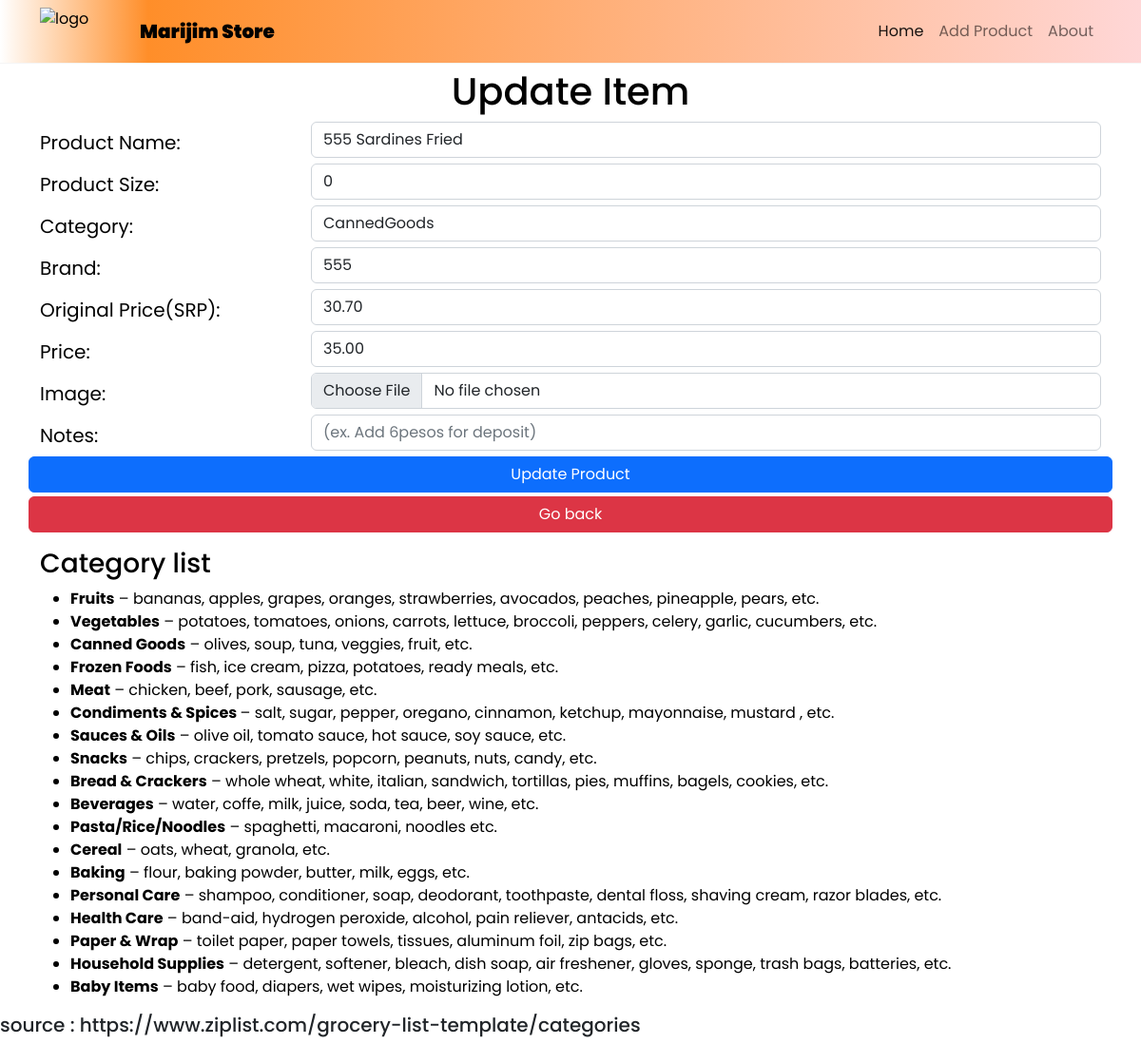
Page /updateproduct.php?productId=435 on the committed database.
### tables this page shows
CREATE TABLE `product` (
  `productId` int(11) NOT NULL,
  `productName` varchar(50) DEFAULT NULL,
  `description` varchar(255) DEFAULT NULL,
  `category` varchar(50) DEFAULT NULL,
  `brand` varchar(255) DEFAULT NULL,
  `notes` varchar(50) DEFAULT NULL,
  `srp` varchar(50) DEFAULT NULL,
  `price` varchar(50) DEFAULT NULL,
  `image` longblob DEFAULT NULL,
  `dateUpdated` timestamp NOT NULL DEFAULT current_timestamp()
);

### updateproduct.php (the view, shortened to what this page needs)
<?php
 include("header.php");
 include("connection.php");
 $selectedProduct = $_GET['productId'];
 $productquery=mysqli_query($con,"SELECT * FROM product WHERE productId= $selectedProduct");
                        while($row=mysqli_fetch_assoc($productquery))
                        {
                          $productName=$row['productName'];
                          $desc=$row['description'];
                          $brand=$row['brand'];
                          $category=$row['category'];
                          $notes=$row['notes'];
                          $srp=$row['srp'];
                          $price=$row['price'];
                         }
  ?>
    <main class="page-header">
        <div class="container py-3">
          <div class="row justify-content-center">
          <h1 class="text-center">Update Item</h1>
          <form  method="POST" action="addproduct.php" enctype="multipart/form-data">
            <div class="form-group row ">
              <label for="prodName" class="col-sm-3 col-form-label">Product Name:</label>
              <div class="col-sm-9">
                <input type="text" class="form-control" id="prodName" name="productName" value="<?=$productName;?>" required>
              </div>
            </div>
          <div class="form-group row ">
              <label for="desc" class="col-sm-3 col-form-label">Product Size:</label>
              <div class="col-sm-9">
                <input type="text" class="form-control" id="desc"  name="description" value="<?= $desc ?>"required>
              </div>
            </div>
            <div class="form-group row ">
              <label for="category" class="col-sm-3 col-form-label">Category:</label>
              <div class="col-sm-9">
                <select class="form-control input-sm" id="category" name="category"  required>
                <option value="CannedGoods" <?php if($category == 'CannedGoods'){ echo ' selected="selected"'; } ?> >CannedGoods</option>
              </select>
              </div>
            </div>
            <div class="form-group row ">
              <label for="BRAND" class="col-sm-3 col-form-label">Brand:</label>
              <div class="col-sm-9">
                <input type="text" class="form-control" id="BRAND" placeholder="Product Brand" name="brand" value="<?= $brand ?>" required>
              </div>
            </div>
            <div class="form-group row ">
              <label for="SRP" class="col-sm-3 col-form-label">Original Price(SRP):</label>
              <div class="col-sm-9">
                <input type="number" step="0.01" class="form-control" id="SRP" placeholder="Suggested Retail Price (ex. 0.00)" name="srp" value="<?= $srp ?>"required>
              </div>
            </div>
            <div class="form-group row ">
              <label for="Price" class="col-sm-3 col-form-label">Price:</label>
              <div class="col-sm-9">
                <input type="number" step="0.01" class="form-control" id="Price" placeholder="Price (ex. 0.00)" name="price" value="<?= $price ?>" required>
              </div>
            </div>
            <div class="form-group row ">
              <label for="Image" class="col-sm-3 col-form-label">Image:</label>
              <div class="col-sm-9">
			        <input  class="form-control" id="Image" name="my_image" type="file" accept='image/jpeg' value="<?= $image ?>" >
              </div>
            </div>
            <div class="form-group row ">
              <label for="Notes" class="col-sm-3 col-form-label">Notes:</label>
              <div class="col-sm-9">
                <input type="text" class="form-control" id="Notes" placeholder="(ex. Add 6pesos for deposit)" name="notes" value="<?= $notes ?>">
              </div>
            </div>
             <div class="form-group row">
              <button type="submit" name="updatebtn" class="btn btn-primary">Update Product</button>
            </div>
            <div class="form-group row mt-1">
            <a href="index.php" class="btn btn-danger">  Go back </a>
            </div>
          </form>
          </div>
        </div>
    </main>
    <div class="container">
        <h3> Category list</h3>
          <ul>
        <li> <strong>Fruits</strong> – bananas, apples, grapes, oranges, strawberries, avocados, peaches, pineapple, pears, etc.</li>
        <li> <strong>Vegetables</strong> – potatoes, tomatoes, onions, carrots, lettuce, broccoli, peppers, celery, garlic, cucumbers, etc.</li>
        <li> <strong>Canned Goods</strong> – olives, soup, tuna, veggies, fruit, etc.</li>
        <li> <strong>Frozen Foods</strong> – fish, ice cream, pizza, potatoes, ready meals, etc.</li>
        <li> <strong>Meat</strong> – chicken, beef, pork, sausage, etc.</li>
        <li> <strong>Condiments &amp; Spices </strong> – salt, sugar, pepper, oregano, cinnamon, ketchup, mayonnaise, mustard , etc.</li>
        <li> <strong>Sauces &amp; Oils</strong> – olive oil, tomato sauce, hot sauce, soy sauce, etc.</li>
        <li> <strong>Snacks</strong> – chips, crackers, pretzels, popcorn, peanuts, nuts, candy, etc.</li>
        <li> <strong>Bread &amp; Crackers</strong> – whole wheat, white, italian, sandwich, tortillas, pies, muffins, bagels, cookies, etc.</li>
        <li> <strong>Beverages</strong> – water, coffe, milk, juice, soda, tea, beer, wine, etc.</li>
        <li> <strong>Pasta/Rice/Noodles</strong> – spaghetti, macaroni, noodles etc.</li>
        <li> <strong>Cereal</strong> – oats, wheat, granola, etc.</li>
        <li> <strong>Baking</strong> – flour, baking powder, butter, milk, eggs, etc.</li>
        <li> <strong>Personal Care</strong> – shampoo, conditioner, soap, deodorant, toothpaste, dental floss, shaving cream, razor blades, etc.</li>
        <li> <strong>Health Care</strong> – band-aid, hydrogen peroxide, alcohol, pain reliever, antacids, etc.</li>
        <li> <strong>Paper &amp; Wrap</strong> – toilet paper, paper towels, tissues, aluminum foil, zip bags, etc.</li>
        <li> <strong>Household Supplies</strong> – detergent, softener, bleach, dish soap, air freshener, gloves, sponge, trash bags, batteries, etc.</li>
        <li> <strong>Baby Items</strong> – baby food, diapers, wet wipes, moisturizing lotion, etc.</li>
        </ul>
    </div>
<h5>source : https://www.ziplist.com/grocery-list-template/categories</h5>
    <?php
 include("footer.php");
  ?>

### css/index.css (style rules this page uses)
body, html { padding: 0; margin: 0; }
* { box-sizing: border-box; font-family: "Poppins", sans-serif; color: black; }
a { text-decoration: none; color: black; }
.page-header { margin-top: 3.5rem; font-size: 1.25rem; color: white; }

### rows in the picture
product: productName "555 Sardines Fried", description "0", category "CannedGoods", brand "555", srp "30.70", price "35.00"
